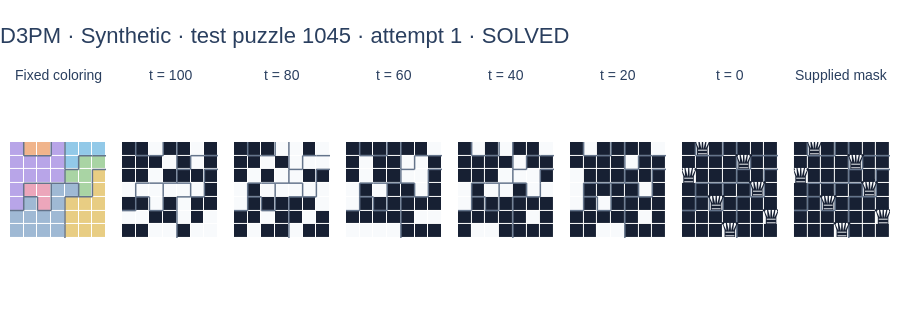
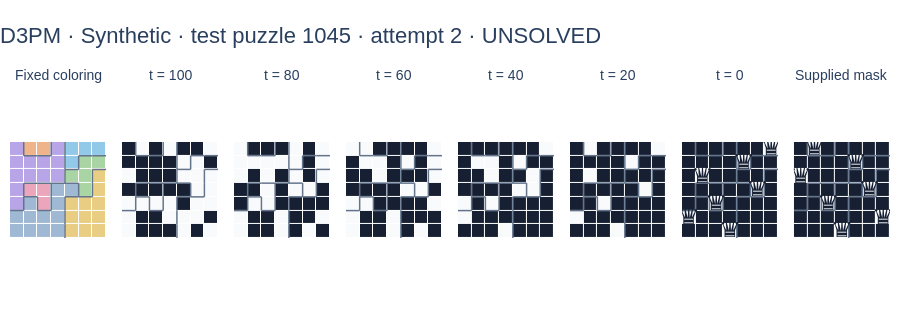

Notebook code cell kept with these figures, in order:
### Code cell
N_TRAJECTORY_PUZZLES = 3
TRAJECTORY_ATTEMPTS = 2
CAPTURE_STEPS = tuple(
    sorted(set(np.rint(np.linspace(0, GENERATION_STEPS, 6)).astype(int)))
)
trajectory_indices = splits["test"][:N_TRAJECTORY_PUZZLES]
trajectory_progress = widgets.IntProgress(
    value=0,
    max=len(trajectory_indices) * TRAJECTORY_ATTEMPTS * GENERATION_STEPS,
    description="Trajectories",
    style={"description_width": "initial"},
    layout=widgets.Layout(width="100%"),
)
display(trajectory_progress)
trajectory_records = []
for puzzle_index in trajectory_indices:
    for attempt in range(TRAJECTORY_ATTEMPTS):
        offset = len(trajectory_records) * GENERATION_STEPS

        def update_trajectory(done, total, offset=offset):
            trajectory_progress.value = offset + done

        final, snapshots = sample_queens(
            model,
            regions[puzzle_index],
            steps=GENERATION_STEPS,
            seed=SEED + 1000 + len(trajectory_records),
            capture_steps=CAPTURE_STEPS,
            progress=update_trajectory,
        )
        solved = bool(
            solution_checks(
                regions[puzzle_index],
                mask_to_tokens(final[0].numpy(), regions[puzzle_index]),
            )["solved"]
        )
        trajectory_records.append((puzzle_index, attempt, snapshots, solved))
trajectory_progress.bar_style = "success"

for puzzle_index, attempt, snapshots, solved in trajectory_records:
    titles = (
        ["Fixed coloring"]
        + [f"t = {GENERATION_STEPS - step}" for step in CAPTURE_STEPS]
        + ["Supplied mask"]
    )
    fig = make_subplots(
        rows=1, cols=len(titles), subplot_titles=titles, horizontal_spacing=0.018
    )
    add_board(fig, regions[puzzle_index], regions[puzzle_index], 1, 1)
    for col, step in enumerate(CAPTURE_STEPS, start=2):
        add_mask(
            fig,
            snapshots[step][0].numpy(),
            regions[puzzle_index],
            1,
            col,
            queens=step == GENERATION_STEPS,
        )
    add_mask(
        fig,
        queen_masks[puzzle_index],
        regions[puzzle_index],
        1,
        len(titles),
        queens=True,
    )
    source = puzzles["source_names"][puzzle_index]
    status = "SOLVED" if solved else "UNSOLVED"
    style_boards(
        fig,
        f"D3PM · {source} · test puzzle {puzzle_index} · attempt {attempt + 1} · {status}",
    ).show(config=PLOT_CONFIG)

### Figure 1 — Plotly figure (JSON) as saved in the notebook; plotly's stock layout.template omitted (floating-point values rounded to 4 significant figures)
{"data": [{"colorscale": [[0, "#B8A5E8"], [0.125, "#B8A5E8"], [0.125, "#F0B48B"], [0.25, "#F0B48B"], [0.25, "#92C9E8"], [0.375, "#92C9E8"], [0.375, "#A9D4A4"], [0.5, "#A9D4A4"], [0.5, "#E8CD83"], [0.625, "#E8CD83"], [0.625, "#ECA6BB"], [0.75, "#ECA6BB"], [0.75, "#9FB9D4"], [0.875, "#9FB9D4"], [0.875, "#F1F3F5"], [1, "#F1F3F5"]], "customdata": [[0, 1, 1, 0, 2, 2, 2], [0, 0, 0, 0, 2, 3, 3], [0, 0, 0, 0, 3, 3, 4], [0, 5, 5, 6, 6, 3, 4], [0, 6, 5, 6, 4, 4, 4], [6, 6, 6, 6, 4, 4, 4], [6, 6, 6, 6, 4, 4, 4]], "hovertemplate": "row=%{y}, col=%{x}<br>region=%{customdata}<br>token=%{z}<extra></extra>", "showscale": false, "type": "heatmap", "xaxis": "x", "xgap": 1, "yaxis": "y", "ygap": 1, "z": [[0, 1, 1, 0, 2, 2, 2], [0, 0, 0, 0, 2, 3, 3], [0, 0, 0, 0, 3, 3, 4], [0, 5, 5, 6, 6, 3, 4], [0, 6, 5, 6, 4, 4, 4], [6, 6, 6, 6, 4, 4, 4], [6, 6, 6, 6, 4, 4, 4]], "zmax": 7.5, "zmin": -0.5}, {"hoverinfo": "skip", "line": {"color": "#64748B", "width": 1.5}, "mode": "lines", "showlegend": false, "type": "scatter", "x": [0.5, 0.5, null, 0.5, 1.5, null, 2.5, 2.5, null, 1.5, 2.5, null, 3.5, 3.5, null, 4.5, 5.5, null, 5.5, 6.5, null, 3.5, 3.5, null, 4.5, 4.5, null, 3.5, 4.5, null, 5.5, 6.5, null, 0.5, 1.5, null, 1.5, 2.5, null, 3.5, 3.5, null, 2.5, 3.5, null, 3.5, 4.5, null, 5.5, 5.5, null, 0.5, 0.5, null, 0.5, 1.5, null, 2.5, 2.5, null, 4.5, 4.5, null, 3.5, 4.5, null, 5.5, 5.5, null, 4.5, 5.5, null, 0.5, 0.5, null, -0.5, 0.5, null, 1.5, 1.5, null, 2.5, 2.5, null, 1.5, 2.5, null, 3.5, 3.5, null, 3.5, 3.5, null, 3.5, 3.5, null], "xaxis": "x", "y": [-0.5, 0.5, null, 0.5, 0.5, null, -0.5, 0.5, null, 0.5, 0.5, null, -0.5, 0.5, null, 0.5, 0.5, null, 0.5, 0.5, null, 0.5, 1.5, null, 0.5, 1.5, null, 1.5, 1.5, null, 1.5, 1.5, null, 2.5, 2.5, null, 2.5, 2.5, null, 1.5, 2.5, null, 2.5, 2.5, null, 2.5, 2.5, null, 1.5, 2.5, null, 2.5, 3.5, null, 3.5, 3.5, null, 2.5, 3.5, null, 2.5, 3.5, null, 3.5, 3.5, null, 2.5, 3.5, null, 3.5, 3.5, null, 3.5, 4.5, null, 4.5, 4.5, null, 3.5, 4.5, null, 3.5, 4.5, null, 4.5, 4.5, null, 3.5, 4.5, null, 4.5, 5.5, null, 5.5, 6.5, null], "yaxis": "y"}, {"colorscale": [[0, "#172033"], [0.5, "#172033"], [0.5, "#F8FAFC"], [1, "#F8FAFC"]], "customdata": [[0, 1, 1, 0, 2, 2, 2], [0, 0, 0, 0, 2, 3, 3], [0, 0, 0, 0, 3, 3, 4], [0, 5, 5, 6, 6, 3, 4], [0, 6, 5, 6, 4, 4, 4], [6, 6, 6, 6, 4, 4, 4], [6, 6, 6, 6, 4, 4, 4]], "hovertemplate": "row=%{y}, col=%{x}<br>region=%{customdata}<br>queen=%{z}<extra></extra>", "showscale": false, "type": "heatmap", "xaxis": "x2", "xgap": 1, "yaxis": "y2", "ygap": 1, "z": [[0, 0, 1, 0, 0, 1, 0], [0, 0, 0, 1, 0, 1, 0], [0, 0, 1, 0, 0, 0, 0], [1, 1, 1, 1, 1, 1, 0], [0, 0, 1, 0, 1, 0, 0], [1, 1, 0, 0, 1, 0, 1], [0, 0, 1, 1, 0, 1, 1]], "zmax": 1.5, "zmin": -0.5}, {"hoverinfo": "skip", "line": {"color": "#64748B", "width": 1.5}, "mode": "lines", "showlegend": false, "type": "scatter", "x": [0.5, 0.5, null, 0.5, 1.5, null, 2.5, 2.5, null, 1.5, 2.5, null, 3.5, 3.5, null, 4.5, 5.5, null, 5.5, 6.5, null, 3.5, 3.5, null, 4.5, 4.5, null, 3.5, 4.5, null, 5.5, 6.5, null, 0.5, 1.5, null, 1.5, 2.5, null, 3.5, 3.5, null, 2.5, 3.5, null, 3.5, 4.5, null, 5.5, 5.5, null, 0.5, 0.5, null, 0.5, 1.5, null, 2.5, 2.5, null, 4.5, 4.5, null, 3.5, 4.5, null, 5.5, 5.5, null, 4.5, 5.5, null, 0.5, 0.5, null, -0.5, 0.5, null, 1.5, 1.5, null, 2.5, 2.5, null, 1.5, 2.5, null, 3.5, 3.5, null, 3.5, 3.5, null, 3.5, 3.5, null], "xaxis": "x2", "y": [-0.5, 0.5, null, 0.5, 0.5, null, -0.5, 0.5, null, 0.5, 0.5, null, -0.5, 0.5, null, 0.5, 0.5, null, 0.5, 0.5, null, 0.5, 1.5, null, 0.5, 1.5, null, 1.5, 1.5, null, 1.5, 1.5, null, 2.5, 2.5, null, 2.5, 2.5, null, 1.5, 2.5, null, 2.5, 2.5, null, 2.5, 2.5, null, 1.5, 2.5, null, 2.5, 3.5, null, 3.5, 3.5, null, 2.5, 3.5, null, 2.5, 3.5, null, 3.5, 3.5, null, 2.5, 3.5, null, 3.5, 3.5, null, 3.5, 4.5, null, 4.5, 4.5, null, 3.5, 4.5, null, 3.5, 4.5, null, 4.5, 4.5, null, 3.5, 4.5, null, 4.5, 5.5, null, 5.5, 6.5, null], "yaxis": "y2"}, {"colorscale": [[0, "#172033"], [0.5, "#172033"], [0.5, "#F8FAFC"], [1, "#F8FAFC"]], "customdata": [[0, 1, 1, 0, 2, 2, 2], [0, 0, 0, 0, 2, 3, 3], [0, 0, 0, 0, 3, 3, 4], [0, 5, 5, 6, 6, 3, 4], [0, 6, 5, 6, 4, 4, 4], [6, 6, 6, 6, 4, 4, 4], [6, 6, 6, 6, 4, 4, 4]], "hovertemplate": "row=%{y}, col=%{x}<br>region=%{customdata}<br>queen=%{z}<extra></extra>", "showscale": false, "type": "heatmap", "xaxis": "x3", "xgap": 1, "yaxis": "y3", "ygap": 1, "z": [[0, 0, 0, 1, 1, 0, 1], [0, 0, 1, 0, 1, 1, 1], [0, 1, 0, 1, 1, 0, 0], [1, 0, 1, 1, 1, 1, 1], [1, 0, 0, 0, 0, 0, 1], [0, 0, 1, 0, 0, 1, 0], [0, 1, 0, 0, 1, 0, 0]], "zmax": 1.5, "zmin": -0.5}, {"hoverinfo": "skip", "line": {"color": "#64748B", "width": 1.5}, "mode": "lines", "showlegend": false, "type": "scatter", "x": [0.5, 0.5, null, 0.5, 1.5, null, 2.5, 2.5, null, 1.5, 2.5, null, 3.5, 3.5, null, 4.5, 5.5, null, 5.5, 6.5, null, 3.5, 3.5, null, 4.5, 4.5, null, 3.5, 4.5, null, 5.5, 6.5, null, 0.5, 1.5, null, 1.5, 2.5, null, 3.5, 3.5, null, 2.5, 3.5, null, 3.5, 4.5, null, 5.5, 5.5, null, 0.5, 0.5, null, 0.5, 1.5, null, 2.5, 2.5, null, 4.5, 4.5, null, 3.5, 4.5, null, 5.5, 5.5, null, 4.5, 5.5, null, 0.5, 0.5, null, -0.5, 0.5, null, 1.5, 1.5, null, 2.5, 2.5, null, 1.5, 2.5, null, 3.5, 3.5, null, 3.5, 3.5, null, 3.5, 3.5, null], "xaxis": "x3", "y": [-0.5, 0.5, null, 0.5, 0.5, null, -0.5, 0.5, null, 0.5, 0.5, null, -0.5, 0.5, null, 0.5, 0.5, null, 0.5, 0.5, null, 0.5, 1.5, null, 0.5, 1.5, null, 1.5, 1.5, null, 1.5, 1.5, null, 2.5, 2.5, null, 2.5, 2.5, null, 1.5, 2.5, null, 2.5, 2.5, null, 2.5, 2.5, null, 1.5, 2.5, null, 2.5, 3.5, null, 3.5, 3.5, null, 2.5, 3.5, null, 2.5, 3.5, null, 3.5, 3.5, null, 2.5, 3.5, null, 3.5, 3.5, null, 3.5, 4.5, null, 4.5, 4.5, null, 3.5, 4.5, null, 3.5, 4.5, null, 4.5, 4.5, null, 3.5, 4.5, null, 4.5, 5.5, null, 5.5, 6.5, null], "yaxis": "y3"}, {"colorscale": [[0, "#172033"], [0.5, "#172033"], [0.5, "#F8FAFC"], [1, "#F8FAFC"]], "customdata": [[0, 1, 1, 0, 2, 2, 2], [0, 0, 0, 0, 2, 3, 3], [0, 0, 0, 0, 3, 3, 4], [0, 5, 5, 6, 6, 3, 4], [0, 6, 5, 6, 4, 4, 4], [6, 6, 6, 6, 4, 4, 4], [6, 6, 6, 6, 4, 4, 4]], "hovertemplate": "row=%{y}, col=%{x}<br>region=%{customdata}<br>queen=%{z}<extra></extra>", "showscale": false, "type": "heatmap", "xaxis": "x4", "xgap": 1, "yaxis": "y4", "ygap": 1, "z": [[0, 0, 0, 0, 0, 0, 1], [0, 1, 0, 0, 1, 1, 0], [0, 1, 0, 0, 1, 1, 0], [1, 0, 1, 0, 0, 1, 0], [1, 0, 0, 0, 0, 0, 0], [0, 0, 0, 0, 0, 1, 1], [1, 1, 1, 1, 0, 0, 0]], "zmax": 1.5, "zmin": -0.5}, {"hoverinfo": "skip", "line": {"color": "#64748B", "width": 1.5}, "mode": "lines", "showlegend": false, "type": "scatter", "x": [0.5, 0.5, null, 0.5, 1.5, null, 2.5, 2.5, null, 1.5, 2.5, null, 3.5, 3.5, null, 4.5, 5.5, null, 5.5, 6.5, null, 3.5, 3.5, null, 4.5, 4.5, null, 3.5, 4.5, null, 5.5, 6.5, null, 0.5, 1.5, null, 1.5, 2.5, null, 3.5, 3.5, null, 2.5, 3.5, null, 3.5, 4.5, null, 5.5, 5.5, null, 0.5, 0.5, null, 0.5, 1.5, null, 2.5, 2.5, null, 4.5, 4.5, null, 3.5, 4.5, null, 5.5, 5.5, null, 4.5, 5.5, null, 0.5, 0.5, null, -0.5, 0.5, null, 1.5, 1.5, null, 2.5, 2.5, null, 1.5, 2.5, null, 3.5, 3.5, null, 3.5, 3.5, null, 3.5, 3.5, null], "xaxis": "x4", "y": [-0.5, 0.5, null, 0.5, 0.5, null, -0.5, 0.5, null, 0.5, 0.5, null, -0.5, 0.5, null, 0.5, 0.5, null, 0.5, 0.5, null, 0.5, 1.5, null, 0.5, 1.5, null, 1.5, 1.5, null, 1.5, 1.5, null, 2.5, 2.5, null, 2.5, 2.5, null, 1.5, 2.5, null, 2.5, 2.5, null, 2.5, 2.5, null, 1.5, 2.5, null, 2.5, 3.5, null, 3.5, 3.5, null, 2.5, 3.5, null, 2.5, 3.5, null, 3.5, 3.5, null, 2.5, 3.5, null, 3.5, 3.5, null, 3.5, 4.5, null, 4.5, 4.5, null, 3.5, 4.5, null, 3.5, 4.5, null, 4.5, 4.5, null, 3.5, 4.5, null, 4.5, 5.5, null, 5.5, 6.5, null], "yaxis": "y4"}, {"colorscale": [[0, "#172033"], [0.5, "#172033"], [0.5, "#F8FAFC"], [1, "#F8FAFC"]], "customdata": [[0, 1, 1, 0, 2, 2, 2], [0, 0, 0, 0, 2, 3, 3], [0, 0, 0, 0, 3, 3, 4], [0, 5, 5, 6, 6, 3, 4], [0, 6, 5, 6, 4, 4, 4], [6, 6, 6, 6, 4, 4, 4], [6, 6, 6, 6, 4, 4, 4]], "hovertemplate": "row=%{y}, col=%{x}<br>region=%{customdata}<br>queen=%{z}<extra></extra>", "showscale": false, "type": "heatmap", "xaxis": "x5", "xgap": 1, "yaxis": "y5", "ygap": 1, "z": [[0, 1, 0, 1, 0, 0, 1], [0, 0, 0, 0, 1, 0, 0], [0, 0, 0, 1, 1, 1, 0], [1, 0, 1, 1, 0, 1, 1], [1, 0, 0, 0, 0, 0, 0], [0, 0, 0, 0, 0, 1, 0], [0, 1, 1, 0, 0, 0, 0]], "zmax": 1.5, "zmin": -0.5}, {"hoverinfo": "skip", "line": {"color": "#64748B", "width": 1.5}, "mode": "lines", "showlegend": false, "type": "scatter", "x": [0.5, 0.5, null, 0.5, 1.5, null, 2.5, 2.5, null, 1.5, 2.5, null, 3.5, 3.5, null, 4.5, 5.5, null, 5.5, 6.5, null, 3.5, 3.5, null, 4.5, 4.5, null, 3.5, 4.5, null, 5.5, 6.5, null, 0.5, 1.5, null, 1.5, 2.5, null, 3.5, 3.5, null, 2.5, 3.5, null, 3.5, 4.5, null, 5.5, 5.5, null, 0.5, 0.5, null, 0.5, 1.5, null, 2.5, 2.5, null, 4.5, 4.5, null, 3.5, 4.5, null, 5.5, 5.5, null, 4.5, 5.5, null, 0.5, 0.5, null, -0.5, 0.5, null, 1.5, 1.5, null, 2.5, 2.5, null, 1.5, 2.5, null, 3.5, 3.5, null, 3.5, 3.5, null, 3.5, 3.5, null], "xaxis": "x5", "y": [-0.5, 0.5, null, 0.5, 0.5, null, -0.5, 0.5, null, 0.5, 0.5, null, -0.5, 0.5, null, 0.5, 0.5, null, 0.5, 0.5, null, 0.5, 1.5, null, 0.5, 1.5, null, 1.5, 1.5, null, 1.5, 1.5, null, 2.5, 2.5, null, 2.5, 2.5, null, 1.5, 2.5, null, 2.5, 2.5, null, 2.5, 2.5, null, 1.5, 2.5, null, 2.5, 3.5, null, 3.5, 3.5, null, 2.5, 3.5, null, 2.5, 3.5, null, 3.5, 3.5, null, 2.5, 3.5, null, 3.5, 3.5, null, 3.5, 4.5, null, 4.5, 4.5, null, 3.5, 4.5, null, 3.5, 4.5, null, 4.5, 4.5, null, 3.5, 4.5, null, 4.5, 5.5, null, 5.5, 6.5, null], "yaxis": "y5"}, {"colorscale": [[0, "#172033"], [0.5, "#172033"], [0.5, "#F8FAFC"], [1, "#F8FAFC"]], "customdata": [[0, 1, 1, 0, 2, 2, 2], [0, 0, 0, 0, 2, 3, 3], [0, 0, 0, 0, 3, 3, 4], [0, 5, 5, 6, 6, 3, 4], [0, 6, 5, 6, 4, 4, 4], [6, 6, 6, 6, 4, 4, 4], [6, 6, 6, 6, 4, 4, 4]], "hovertemplate": "row=%{y}, col=%{x}<br>region=%{customdata}<br>queen=%{z}<extra></extra>", "showscale": false, "type": "heatmap", "xaxis": "x6", "xgap": 1, "yaxis": "y6", "ygap": 1, "z": [[0, 1, 0, 0, 0, 0, 1], [0, 0, 0, 0, 1, 0, 0], [1, 0, 0, 0, 0, 0, 0], [1, 0, 0, 0, 0, 1, 0], [1, 0, 1, 0, 0, 0, 0], [0, 0, 0, 0, 0, 1, 0], [0, 0, 1, 1, 0, 0, 0]], "zmax": 1.5, "zmin": -0.5}, {"hoverinfo": "skip", "line": {"color": "#64748B", "width": 1.5}, "mode": "lines", "showlegend": false, "type": "scatter", "x": [0.5, 0.5, null, 0.5, 1.5, null, 2.5, 2.5, null, 1.5, 2.5, null, 3.5, 3.5, null, 4.5, 5.5, null, 5.5, 6.5, null, 3.5, 3.5, null, 4.5, 4.5, null, 3.5, 4.5, null, 5.5, 6.5, null, 0.5, 1.5, null, 1.5, 2.5, null, 3.5, 3.5, null, 2.5, 3.5, null, 3.5, 4.5, null, 5.5, 5.5, null, 0.5, 0.5, null, 0.5, 1.5, null, 2.5, 2.5, null, 4.5, 4.5, null, 3.5, 4.5, null, 5.5, 5.5, null, 4.5, 5.5, null, 0.5, 0.5, null, -0.5, 0.5, null, 1.5, 1.5, null, 2.5, 2.5, null, 1.5, 2.5, null, 3.5, 3.5, null, 3.5, 3.5, null, 3.5, 3.5, null], "xaxis": "x6", "y": [-0.5, 0.5, null, 0.5, 0.5, null, -0.5, 0.5, null, 0.5, 0.5, null, -0.5, 0.5, null, 0.5, 0.5, null, 0.5, 0.5, null, 0.5, 1.5, null, 0.5, 1.5, null, 1.5, 1.5, null, 1.5, 1.5, null, 2.5, 2.5, null, 2.5, 2.5, null, 1.5, 2.5, null, 2.5, 2.5, null, 2.5, 2.5, null, 1.5, 2.5, null, 2.5, 3.5, null, 3.5, 3.5, null, 2.5, 3.5, null, 2.5, 3.5, null, 3.5, 3.5, null, 2.5, 3.5, null, 3.5, 3.5, null, 3.5, 4.5, null, 4.5, 4.5, null, 3.5, 4.5, null, 3.5, 4.5, null, 4.5, 4.5, null, 3.5, 4.5, null, 4.5, 5.5, null, 5.5, 6.5, null], "yaxis": "y6"}, {"colorscale": [[0, "#172033"], [0.5, "#172033"], [0.5, "#F8FAFC"], [1, "#F8FAFC"]], "customdata": [[0, 1, 1, 0, 2, 2, 2], [0, 0, 0, 0, 2, 3, 3], [0, 0, 0, 0, 3, 3, 4], [0, 5, 5, 6, 6, 3, 4], [0, 6, 5, 6, 4, 4, 4], [6, 6, 6, 6, 4, 4, 4], [6, 6, 6, 6, 4, 4, 4]], "hovertemplate": "row=%{y}, col=%{x}<br>region=%{customdata}<br>queen=%{z}<extra></extra>", "showscale": false, "type": "heatmap", "xaxis": "x7", "xgap": 1, "yaxis": "y7", "ygap": 1, "z": [[0, 1, 0, 0, 0, 0, 0], [0, 0, 0, 0, 1, 0, 0], [1, 0, 0, 0, 0, 0, 0], [0, 0, 0, 0, 0, 1, 0], [0, 0, 1, 0, 0, 0, 0], [0, 0, 0, 0, 0, 0, 1], [0, 0, 0, 1, 0, 0, 0]], "zmax": 1.5, "zmin": -0.5}, {"hoverinfo": "skip", "line": {"color": "#64748B", "width": 1.5}, "mode": "lines", "showlegend": false, "type": "scatter", "x": [0.5, 0.5, null, 0.5, 1.5, null, 2.5, 2.5, null, 1.5, 2.5, null, 3.5, 3.5, null, 4.5, 5.5, null, 5.5, 6.5, null, 3.5, 3.5, null, 4.5, 4.5, null, 3.5, 4.5, null, 5.5, 6.5, null, 0.5, 1.5, null, 1.5, 2.5, null, 3.5, 3.5, null, 2.5, 3.5, null, 3.5, 4.5, null, 5.5, 5.5, null, 0.5, 0.5, null, 0.5, 1.5, null, 2.5, 2.5, null, 4.5, 4.5, null, 3.5, 4.5, null, 5.5, 5.5, null, 4.5, 5.5, null, 0.5, 0.5, null, -0.5, 0.5, null, 1.5, 1.5, null, 2.5, 2.5, null, 1.5, 2.5, null, 3.5, 3.5, null, 3.5, 3.5, null, 3.5, 3.5, null], "xaxis": "x7", "y": [-0.5, 0.5, null, 0.5, 0.5, null, -0.5, 0.5, null, 0.5, 0.5, null, -0.5, 0.5, null, 0.5, 0.5, null, 0.5, 0.5, null, 0.5, 1.5, null, 0.5, 1.5, null, 1.5, 1.5, null, 1.5, 1.5, null, 2.5, 2.5, null, 2.5, 2.5, null, 1.5, 2.5, null, 2.5, 2.5, null, 2.5, 2.5, null, 1.5, 2.5, null, 2.5, 3.5, null, 3.5, 3.5, null, 2.5, 3.5, null, 2.5, 3.5, null, 3.5, 3.5, null, 2.5, 3.5, null, 3.5, 3.5, null, 3.5, 4.5, null, 4.5, 4.5, null, 3.5, 4.5, null, 3.5, 4.5, null, 4.5, 4.5, null, 3.5, 4.5, null, 4.5, 5.5, null, 5.5, 6.5, null], "yaxis": "y7"}, {"hoverinfo": "skip", "mode": "text", "showlegend": false, "text": ["♛", "♛", "♛", "♛", "♛", "♛", "♛"], "textfont": {"color": "#172033", "size": 25}, "type": "scatter", "x": [1, 4, 0, 5, 2, 6, 3], "xaxis": "x7", "y": [0, 1, 2, 3, 4, 5, 6], "yaxis": "y7"}, {"colorscale": [[0, "#172033"], [0.5, "#172033"], [0.5, "#F8FAFC"], [1, "#F8FAFC"]], "customdata": [[0, 1, 1, 0, 2, 2, 2], [0, 0, 0, 0, 2, 3, 3], [0, 0, 0, 0, 3, 3, 4], [0, 5, 5, 6, 6, 3, 4], [0, 6, 5, 6, 4, 4, 4], [6, 6, 6, 6, 4, 4, 4], [6, 6, 6, 6, 4, 4, 4]], "hovertemplate": "row=%{y}, col=%{x}<br>region=%{customdata}<br>queen=%{z}<extra></extra>", "showscale": false, "type": "heatmap", "xaxis": "x8", "xgap": 1, "yaxis": "y8", "ygap": 1, "z": [[0, 1, 0, 0, 0, 0, 0], [0, 0, 0, 0, 1, 0, 0], [1, 0, 0, 0, 0, 0, 0], [0, 0, 0, 0, 0, 1, 0], [0, 0, 1, 0, 0, 0, 0], [0, 0, 0, 0, 0, 0, 1], [0, 0, 0, 1, 0, 0, 0]], "zmax": 1.5, "zmin": -0.5}, {"hoverinfo": "skip", "line": {"color": "#64748B", "width": 1.5}, "mode": "lines", "showlegend": false, "type": "scatter", "x": [0.5, 0.5, null, 0.5, 1.5, null, 2.5, 2.5, null, 1.5, 2.5, null, 3.5, 3.5, null, 4.5, 5.5, null, 5.5, 6.5, null, 3.5, 3.5, null, 4.5, 4.5, null, 3.5, 4.5, null, 5.5, 6.5, null, 0.5, 1.5, null, 1.5, 2.5, null, 3.5, 3.5, null, 2.5, 3.5, null, 3.5, 4.5, null, 5.5, 5.5, null, 0.5, 0.5, null, 0.5, 1.5, null, 2.5, 2.5, null, 4.5, 4.5, null, 3.5, 4.5, null, 5.5, 5.5, null, 4.5, 5.5, null, 0.5, 0.5, null, -0.5, 0.5, null, 1.5, 1.5, null, 2.5, 2.5, null, 1.5, 2.5, null, 3.5, 3.5, null, 3.5, 3.5, null, 3.5, 3.5, null], "xaxis": "x8", "y": [-0.5, 0.5, null, 0.5, 0.5, null, -0.5, 0.5, null, 0.5, 0.5, null, -0.5, 0.5, null, 0.5, 0.5, null, 0.5, 0.5, null, 0.5, 1.5, null, 0.5, 1.5, null, 1.5, 1.5, null, 1.5, 1.5, null, 2.5, 2.5, null, 2.5, 2.5, null, 1.5, 2.5, null, 2.5, 2.5, null, 2.5, 2.5, null, 1.5, 2.5, null, 2.5, 3.5, null, 3.5, 3.5, null, 2.5, 3.5, null, 2.5, 3.5, null, 3.5, 3.5, null, 2.5, 3.5, null, 3.5, 3.5, null, 3.5, 4.5, null, 4.5, 4.5, null, 3.5, 4.5, null, 3.5, 4.5, null, 4.5, 4.5, null, 3.5, 4.5, null, 4.5, 5.5, null, 5.5, 6.5, null], "yaxis": "y8"}, {"hoverinfo": "skip", "mode": "text", "showlegend": false, "text": ["♛", "♛", "♛", "♛", "♛", "♛", "♛"], "textfont": {"color": "#172033", "size": 25}, "type": "scatter", "x": [1, 4, 0, 5, 2, 6, 3], "xaxis": "x8", "y": [0, 1, 2, 3, 4, 5, 6], "yaxis": "y8"}], "layout": {"annotations": [{"font": {"size": 14}, "showarrow": false, "text": "Fixed coloring", "x": 0.05462, "xanchor": "center", "xref": "paper", "y": 1, "yanchor": "bottom", "yref": "paper"}, {"font": {"size": 14}, "showarrow": false, "text": "t = 100", "x": 0.1819, "xanchor": "center", "xref": "paper", "y": 1, "yanchor": "bottom", "yref": "paper"}, {"font": {"size": 14}, "showarrow": false, "text": "t = 80", "x": 0.3091, "xanchor": "center", "xref": "paper", "y": 1, "yanchor": "bottom", "yref": "paper"}, {"font": {"size": 14}, "showarrow": false, "text": "t = 60", "x": 0.4364, "xanchor": "center", "xref": "paper", "y": 1, "yanchor": "bottom", "yref": "paper"}, {"font": {"size": 14}, "showarrow": false, "text": "t = 40", "x": 0.5636, "xanchor": "center", "xref": "paper", "y": 1, "yanchor": "bottom", "yref": "paper"}, {"font": {"size": 14}, "showarrow": false, "text": "t = 20", "x": 0.6909, "xanchor": "center", "xref": "paper", "y": 1, "yanchor": "bottom", "yref": "paper"}, {"font": {"size": 14}, "showarrow": false, "text": "t = 0", "x": 0.8181, "xanchor": "center", "xref": "paper", "y": 1, "yanchor": "bottom", "yref": "paper"}, {"font": {"size": 14}, "showarrow": false, "text": "Supplied mask", "x": 0.9454, "xanchor": "center", "xref": "paper", "y": 1, "yanchor": "bottom", "yref": "paper"}], "autosize": true, "font": {"family": "Arial, sans-serif", "size": 15}, "height": 315, "margin": {"b": 20, "l": 10, "r": 10, "t": 85}, "showlegend": false, "title": {"font": {"size": 22}, "text": "D3PM · Synthetic · test puzzle 1045 · attempt 1 · SOLVED", "x": 0}, "xaxis": {"anchor": "y", "constrain": "domain", "domain": [0, 0.1092], "fixedrange": true, "range": [-0.5, 6.5], "showgrid": false, "showticklabels": false, "zeroline": false}, "xaxis2": {"anchor": "y2", "constrain": "domain", "domain": [0.1273, 0.2365], "fixedrange": true, "range": [-0.5, 6.5], "showgrid": false, "showticklabels": false, "zeroline": false}, "xaxis3": {"anchor": "y3", "constrain": "domain", "domain": [0.2545, 0.3638], "fixedrange": true, "range": [-0.5, 6.5], "showgrid": false, "showticklabels": false, "zeroline": false}, "xaxis4": {"anchor": "y4", "constrain": "domain", "domain": [0.3817, 0.491], "fixedrange": true, "range": [-0.5, 6.5], "showgrid": false, "showticklabels": false, "zeroline": false}, "xaxis5": {"anchor": "y5", "constrain": "domain", "domain": [0.509, 0.6182], "fixedrange": true, "range": [-0.5, 6.5], "showgrid": false, "showticklabels": false, "zeroline": false}, "xaxis6": {"anchor": "y6", "constrain": "domain", "domain": [0.6362, 0.7455], "fixedrange": true, "range": [-0.5, 6.5], "showgrid": false, "showticklabels": false, "zeroline": false}, "xaxis7": {"anchor": "y7", "constrain": "domain", "domain": [0.7635, 0.8727], "fixedrange": true, "range": [-0.5, 6.5], "showgrid": false, "showticklabels": false, "zeroline": false}, "xaxis8": {"anchor": "y8", "constrain": "domain", "domain": [0.8908, 1], "fixedrange": true, "range": [-0.5, 6.5], "showgrid": false, "showticklabels": false, "zeroline": false}, "yaxis": {"anchor": "x", "constrain": "domain", "domain": [0, 1], "fixedrange": true, "range": [6.5, -0.5], "scaleanchor": "x", "scaleratio": 1, "showgrid": false, "showticklabels": false, "zeroline": false}, "yaxis2": {"anchor": "x2", "constrain": "domain", "domain": [0, 1], "fixedrange": true, "range": [6.5, -0.5], "scaleanchor": "x2", "scaleratio": 1, "showgrid": false, "showticklabels": false, "zeroline": false}, "yaxis3": {"anchor": "x3", "constrain": "domain", "domain": [0, 1], "fixedrange": true, "range": [6.5, -0.5], "scaleanchor": "x3", "scaleratio": 1, "showgrid": false, "showticklabels": false, "zeroline": false}, "yaxis4": {"anchor": "x4", "constrain": "domain", "domain": [0, 1], "fixedrange": true, "range": [6.5, -0.5], "scaleanchor": "x4", "scaleratio": 1, "showgrid": false, "showticklabels": false, "zeroline": false}, "yaxis5": {"anchor": "x5", "constrain": "domain", "domain": [0, 1], "fixedrange": true, "range": [6.5, -0.5], "scaleanchor": "x5", "scaleratio": 1, "showgrid": false, "showticklabels": false, "zeroline": false}, "yaxis6": {"anchor": "x6", "constrain": "domain", "domain": [0, 1], "fixedrange": true, "range": [6.5, -0.5], "scaleanchor": "x6", "scaleratio": 1, "showgrid": false, "showticklabels": false, "zeroline": false}, "yaxis7": {"anchor": "x7", "constrain": "domain", "domain": [0, 1], "fixedrange": true, "range": [6.5, -0.5], "scaleanchor": "x7", "scaleratio": 1, "showgrid": false, "showticklabels": false, "zeroline": false}, "yaxis8": {"anchor": "x8", "constrain": "domain", "domain": [0, 1], "fixedrange": true, "range": [6.5, -0.5], "scaleanchor": "x8", "scaleratio": 1, "showgrid": false, "showticklabels": false, "zeroline": false}}}

### Figure 2 — Plotly figure (JSON) as saved in the notebook; plotly's stock layout.template omitted (floating-point values rounded to 4 significant figures)
{"data": [{"colorscale": [[0, "#B8A5E8"], [0.125, "#B8A5E8"], [0.125, "#F0B48B"], [0.25, "#F0B48B"], [0.25, "#92C9E8"], [0.375, "#92C9E8"], [0.375, "#A9D4A4"], [0.5, "#A9D4A4"], [0.5, "#E8CD83"], [0.625, "#E8CD83"], [0.625, "#ECA6BB"], [0.75, "#ECA6BB"], [0.75, "#9FB9D4"], [0.875, "#9FB9D4"], [0.875, "#F1F3F5"], [1, "#F1F3F5"]], "customdata": [[0, 1, 1, 0, 2, 2, 2], [0, 0, 0, 0, 2, 3, 3], [0, 0, 0, 0, 3, 3, 4], [0, 5, 5, 6, 6, 3, 4], [0, 6, 5, 6, 4, 4, 4], [6, 6, 6, 6, 4, 4, 4], [6, 6, 6, 6, 4, 4, 4]], "hovertemplate": "row=%{y}, col=%{x}<br>region=%{customdata}<br>token=%{z}<extra></extra>", "showscale": false, "type": "heatmap", "xaxis": "x", "xgap": 1, "yaxis": "y", "ygap": 1, "z": [[0, 1, 1, 0, 2, 2, 2], [0, 0, 0, 0, 2, 3, 3], [0, 0, 0, 0, 3, 3, 4], [0, 5, 5, 6, 6, 3, 4], [0, 6, 5, 6, 4, 4, 4], [6, 6, 6, 6, 4, 4, 4], [6, 6, 6, 6, 4, 4, 4]], "zmax": 7.5, "zmin": -0.5}, {"hoverinfo": "skip", "line": {"color": "#64748B", "width": 1.5}, "mode": "lines", "showlegend": false, "type": "scatter", "x": [0.5, 0.5, null, 0.5, 1.5, null, 2.5, 2.5, null, 1.5, 2.5, null, 3.5, 3.5, null, 4.5, 5.5, null, 5.5, 6.5, null, 3.5, 3.5, null, 4.5, 4.5, null, 3.5, 4.5, null, 5.5, 6.5, null, 0.5, 1.5, null, 1.5, 2.5, null, 3.5, 3.5, null, 2.5, 3.5, null, 3.5, 4.5, null, 5.5, 5.5, null, 0.5, 0.5, null, 0.5, 1.5, null, 2.5, 2.5, null, 4.5, 4.5, null, 3.5, 4.5, null, 5.5, 5.5, null, 4.5, 5.5, null, 0.5, 0.5, null, -0.5, 0.5, null, 1.5, 1.5, null, 2.5, 2.5, null, 1.5, 2.5, null, 3.5, 3.5, null, 3.5, 3.5, null, 3.5, 3.5, null], "xaxis": "x", "y": [-0.5, 0.5, null, 0.5, 0.5, null, -0.5, 0.5, null, 0.5, 0.5, null, -0.5, 0.5, null, 0.5, 0.5, null, 0.5, 0.5, null, 0.5, 1.5, null, 0.5, 1.5, null, 1.5, 1.5, null, 1.5, 1.5, null, 2.5, 2.5, null, 2.5, 2.5, null, 1.5, 2.5, null, 2.5, 2.5, null, 2.5, 2.5, null, 1.5, 2.5, null, 2.5, 3.5, null, 3.5, 3.5, null, 2.5, 3.5, null, 2.5, 3.5, null, 3.5, 3.5, null, 2.5, 3.5, null, 3.5, 3.5, null, 3.5, 4.5, null, 4.5, 4.5, null, 3.5, 4.5, null, 3.5, 4.5, null, 4.5, 4.5, null, 3.5, 4.5, null, 4.5, 5.5, null, 5.5, 6.5, null], "yaxis": "y"}, {"colorscale": [[0, "#172033"], [0.5, "#172033"], [0.5, "#F8FAFC"], [1, "#F8FAFC"]], "customdata": [[0, 1, 1, 0, 2, 2, 2], [0, 0, 0, 0, 2, 3, 3], [0, 0, 0, 0, 3, 3, 4], [0, 5, 5, 6, 6, 3, 4], [0, 6, 5, 6, 4, 4, 4], [6, 6, 6, 6, 4, 4, 4], [6, 6, 6, 6, 4, 4, 4]], "hovertemplate": "row=%{y}, col=%{x}<br>region=%{customdata}<br>queen=%{z}<extra></extra>", "showscale": false, "type": "heatmap", "xaxis": "x2", "xgap": 1, "yaxis": "y2", "ygap": 1, "z": [[0, 1, 0, 1, 0, 0, 1], [0, 0, 0, 0, 1, 1, 0], [1, 0, 0, 0, 1, 1, 1], [0, 0, 0, 0, 0, 1, 1], [1, 1, 1, 1, 0, 1, 1], [1, 0, 0, 1, 1, 1, 0], [1, 0, 0, 0, 1, 0, 1]], "zmax": 1.5, "zmin": -0.5}, {"hoverinfo": "skip", "line": {"color": "#64748B", "width": 1.5}, "mode": "lines", "showlegend": false, "type": "scatter", "x": [0.5, 0.5, null, 0.5, 1.5, null, 2.5, 2.5, null, 1.5, 2.5, null, 3.5, 3.5, null, 4.5, 5.5, null, 5.5, 6.5, null, 3.5, 3.5, null, 4.5, 4.5, null, 3.5, 4.5, null, 5.5, 6.5, null, 0.5, 1.5, null, 1.5, 2.5, null, 3.5, 3.5, null, 2.5, 3.5, null, 3.5, 4.5, null, 5.5, 5.5, null, 0.5, 0.5, null, 0.5, 1.5, null, 2.5, 2.5, null, 4.5, 4.5, null, 3.5, 4.5, null, 5.5, 5.5, null, 4.5, 5.5, null, 0.5, 0.5, null, -0.5, 0.5, null, 1.5, 1.5, null, 2.5, 2.5, null, 1.5, 2.5, null, 3.5, 3.5, null, 3.5, 3.5, null, 3.5, 3.5, null], "xaxis": "x2", "y": [-0.5, 0.5, null, 0.5, 0.5, null, -0.5, 0.5, null, 0.5, 0.5, null, -0.5, 0.5, null, 0.5, 0.5, null, 0.5, 0.5, null, 0.5, 1.5, null, 0.5, 1.5, null, 1.5, 1.5, null, 1.5, 1.5, null, 2.5, 2.5, null, 2.5, 2.5, null, 1.5, 2.5, null, 2.5, 2.5, null, 2.5, 2.5, null, 1.5, 2.5, null, 2.5, 3.5, null, 3.5, 3.5, null, 2.5, 3.5, null, 2.5, 3.5, null, 3.5, 3.5, null, 2.5, 3.5, null, 3.5, 3.5, null, 3.5, 4.5, null, 4.5, 4.5, null, 3.5, 4.5, null, 3.5, 4.5, null, 4.5, 4.5, null, 3.5, 4.5, null, 4.5, 5.5, null, 5.5, 6.5, null], "yaxis": "y2"}, {"colorscale": [[0, "#172033"], [0.5, "#172033"], [0.5, "#F8FAFC"], [1, "#F8FAFC"]], "customdata": [[0, 1, 1, 0, 2, 2, 2], [0, 0, 0, 0, 2, 3, 3], [0, 0, 0, 0, 3, 3, 4], [0, 5, 5, 6, 6, 3, 4], [0, 6, 5, 6, 4, 4, 4], [6, 6, 6, 6, 4, 4, 4], [6, 6, 6, 6, 4, 4, 4]], "hovertemplate": "row=%{y}, col=%{x}<br>region=%{customdata}<br>queen=%{z}<extra></extra>", "showscale": false, "type": "heatmap", "xaxis": "x3", "xgap": 1, "yaxis": "y3", "ygap": 1, "z": [[1, 0, 0, 0, 1, 0, 1], [1, 1, 1, 1, 1, 0, 1], [1, 0, 1, 0, 1, 0, 1], [0, 0, 1, 0, 1, 1, 0], [0, 1, 1, 0, 0, 0, 0], [1, 0, 0, 1, 0, 0, 1], [1, 0, 0, 1, 0, 1, 0]], "zmax": 1.5, "zmin": -0.5}, {"hoverinfo": "skip", "line": {"color": "#64748B", "width": 1.5}, "mode": "lines", "showlegend": false, "type": "scatter", "x": [0.5, 0.5, null, 0.5, 1.5, null, 2.5, 2.5, null, 1.5, 2.5, null, 3.5, 3.5, null, 4.5, 5.5, null, 5.5, 6.5, null, 3.5, 3.5, null, 4.5, 4.5, null, 3.5, 4.5, null, 5.5, 6.5, null, 0.5, 1.5, null, 1.5, 2.5, null, 3.5, 3.5, null, 2.5, 3.5, null, 3.5, 4.5, null, 5.5, 5.5, null, 0.5, 0.5, null, 0.5, 1.5, null, 2.5, 2.5, null, 4.5, 4.5, null, 3.5, 4.5, null, 5.5, 5.5, null, 4.5, 5.5, null, 0.5, 0.5, null, -0.5, 0.5, null, 1.5, 1.5, null, 2.5, 2.5, null, 1.5, 2.5, null, 3.5, 3.5, null, 3.5, 3.5, null, 3.5, 3.5, null], "xaxis": "x3", "y": [-0.5, 0.5, null, 0.5, 0.5, null, -0.5, 0.5, null, 0.5, 0.5, null, -0.5, 0.5, null, 0.5, 0.5, null, 0.5, 0.5, null, 0.5, 1.5, null, 0.5, 1.5, null, 1.5, 1.5, null, 1.5, 1.5, null, 2.5, 2.5, null, 2.5, 2.5, null, 1.5, 2.5, null, 2.5, 2.5, null, 2.5, 2.5, null, 1.5, 2.5, null, 2.5, 3.5, null, 3.5, 3.5, null, 2.5, 3.5, null, 2.5, 3.5, null, 3.5, 3.5, null, 2.5, 3.5, null, 3.5, 3.5, null, 3.5, 4.5, null, 4.5, 4.5, null, 3.5, 4.5, null, 3.5, 4.5, null, 4.5, 4.5, null, 3.5, 4.5, null, 4.5, 5.5, null, 5.5, 6.5, null], "yaxis": "y3"}, {"colorscale": [[0, "#172033"], [0.5, "#172033"], [0.5, "#F8FAFC"], [1, "#F8FAFC"]], "customdata": [[0, 1, 1, 0, 2, 2, 2], [0, 0, 0, 0, 2, 3, 3], [0, 0, 0, 0, 3, 3, 4], [0, 5, 5, 6, 6, 3, 4], [0, 6, 5, 6, 4, 4, 4], [6, 6, 6, 6, 4, 4, 4], [6, 6, 6, 6, 4, 4, 4]], "hovertemplate": "row=%{y}, col=%{x}<br>region=%{customdata}<br>queen=%{z}<extra></extra>", "showscale": false, "type": "heatmap", "xaxis": "x4", "xgap": 1, "yaxis": "y4", "ygap": 1, "z": [[1, 1, 0, 0, 0, 0, 1], [0, 1, 1, 0, 1, 0, 1], [0, 0, 1, 0, 0, 0, 1], [0, 0, 0, 0, 1, 1, 0], [1, 1, 0, 0, 0, 0, 1], [1, 0, 0, 1, 0, 0, 0], [1, 0, 0, 1, 0, 1, 0]], "zmax": 1.5, "zmin": -0.5}, {"hoverinfo": "skip", "line": {"color": "#64748B", "width": 1.5}, "mode": "lines", "showlegend": false, "type": "scatter", "x": [0.5, 0.5, null, 0.5, 1.5, null, 2.5, 2.5, null, 1.5, 2.5, null, 3.5, 3.5, null, 4.5, 5.5, null, 5.5, 6.5, null, 3.5, 3.5, null, 4.5, 4.5, null, 3.5, 4.5, null, 5.5, 6.5, null, 0.5, 1.5, null, 1.5, 2.5, null, 3.5, 3.5, null, 2.5, 3.5, null, 3.5, 4.5, null, 5.5, 5.5, null, 0.5, 0.5, null, 0.5, 1.5, null, 2.5, 2.5, null, 4.5, 4.5, null, 3.5, 4.5, null, 5.5, 5.5, null, 4.5, 5.5, null, 0.5, 0.5, null, -0.5, 0.5, null, 1.5, 1.5, null, 2.5, 2.5, null, 1.5, 2.5, null, 3.5, 3.5, null, 3.5, 3.5, null, 3.5, 3.5, null], "xaxis": "x4", "y": [-0.5, 0.5, null, 0.5, 0.5, null, -0.5, 0.5, null, 0.5, 0.5, null, -0.5, 0.5, null, 0.5, 0.5, null, 0.5, 0.5, null, 0.5, 1.5, null, 0.5, 1.5, null, 1.5, 1.5, null, 1.5, 1.5, null, 2.5, 2.5, null, 2.5, 2.5, null, 1.5, 2.5, null, 2.5, 2.5, null, 2.5, 2.5, null, 1.5, 2.5, null, 2.5, 3.5, null, 3.5, 3.5, null, 2.5, 3.5, null, 2.5, 3.5, null, 3.5, 3.5, null, 2.5, 3.5, null, 3.5, 3.5, null, 3.5, 4.5, null, 4.5, 4.5, null, 3.5, 4.5, null, 3.5, 4.5, null, 4.5, 4.5, null, 3.5, 4.5, null, 4.5, 5.5, null, 5.5, 6.5, null], "yaxis": "y4"}, {"colorscale": [[0, "#172033"], [0.5, "#172033"], [0.5, "#F8FAFC"], [1, "#F8FAFC"]], "customdata": [[0, 1, 1, 0, 2, 2, 2], [0, 0, 0, 0, 2, 3, 3], [0, 0, 0, 0, 3, 3, 4], [0, 5, 5, 6, 6, 3, 4], [0, 6, 5, 6, 4, 4, 4], [6, 6, 6, 6, 4, 4, 4], [6, 6, 6, 6, 4, 4, 4]], "hovertemplate": "row=%{y}, col=%{x}<br>region=%{customdata}<br>queen=%{z}<extra></extra>", "showscale": false, "type": "heatmap", "xaxis": "x5", "xgap": 1, "yaxis": "y5", "ygap": 1, "z": [[0, 0, 0, 0, 0, 0, 1], [0, 1, 1, 0, 1, 0, 0], [0, 0, 1, 0, 0, 1, 0], [0, 0, 0, 0, 1, 1, 0], [1, 0, 1, 0, 0, 0, 0], [1, 0, 0, 0, 0, 0, 0], [0, 0, 0, 1, 0, 0, 0]], "zmax": 1.5, "zmin": -0.5}, {"hoverinfo": "skip", "line": {"color": "#64748B", "width": 1.5}, "mode": "lines", "showlegend": false, "type": "scatter", "x": [0.5, 0.5, null, 0.5, 1.5, null, 2.5, 2.5, null, 1.5, 2.5, null, 3.5, 3.5, null, 4.5, 5.5, null, 5.5, 6.5, null, 3.5, 3.5, null, 4.5, 4.5, null, 3.5, 4.5, null, 5.5, 6.5, null, 0.5, 1.5, null, 1.5, 2.5, null, 3.5, 3.5, null, 2.5, 3.5, null, 3.5, 4.5, null, 5.5, 5.5, null, 0.5, 0.5, null, 0.5, 1.5, null, 2.5, 2.5, null, 4.5, 4.5, null, 3.5, 4.5, null, 5.5, 5.5, null, 4.5, 5.5, null, 0.5, 0.5, null, -0.5, 0.5, null, 1.5, 1.5, null, 2.5, 2.5, null, 1.5, 2.5, null, 3.5, 3.5, null, 3.5, 3.5, null, 3.5, 3.5, null], "xaxis": "x5", "y": [-0.5, 0.5, null, 0.5, 0.5, null, -0.5, 0.5, null, 0.5, 0.5, null, -0.5, 0.5, null, 0.5, 0.5, null, 0.5, 0.5, null, 0.5, 1.5, null, 0.5, 1.5, null, 1.5, 1.5, null, 1.5, 1.5, null, 2.5, 2.5, null, 2.5, 2.5, null, 1.5, 2.5, null, 2.5, 2.5, null, 2.5, 2.5, null, 1.5, 2.5, null, 2.5, 3.5, null, 3.5, 3.5, null, 2.5, 3.5, null, 2.5, 3.5, null, 3.5, 3.5, null, 2.5, 3.5, null, 3.5, 3.5, null, 3.5, 4.5, null, 4.5, 4.5, null, 3.5, 4.5, null, 3.5, 4.5, null, 4.5, 4.5, null, 3.5, 4.5, null, 4.5, 5.5, null, 5.5, 6.5, null], "yaxis": "y5"}, {"colorscale": [[0, "#172033"], [0.5, "#172033"], [0.5, "#F8FAFC"], [1, "#F8FAFC"]], "customdata": [[0, 1, 1, 0, 2, 2, 2], [0, 0, 0, 0, 2, 3, 3], [0, 0, 0, 0, 3, 3, 4], [0, 5, 5, 6, 6, 3, 4], [0, 6, 5, 6, 4, 4, 4], [6, 6, 6, 6, 4, 4, 4], [6, 6, 6, 6, 4, 4, 4]], "hovertemplate": "row=%{y}, col=%{x}<br>region=%{customdata}<br>queen=%{z}<extra></extra>", "showscale": false, "type": "heatmap", "xaxis": "x6", "xgap": 1, "yaxis": "y6", "ygap": 1, "z": [[0, 1, 0, 0, 0, 0, 1], [0, 0, 0, 0, 1, 0, 0], [0, 1, 0, 0, 0, 0, 0], [0, 0, 0, 0, 0, 1, 0], [0, 0, 1, 0, 0, 0, 0], [1, 0, 0, 0, 0, 0, 0], [0, 0, 0, 1, 0, 0, 0]], "zmax": 1.5, "zmin": -0.5}, {"hoverinfo": "skip", "line": {"color": "#64748B", "width": 1.5}, "mode": "lines", "showlegend": false, "type": "scatter", "x": [0.5, 0.5, null, 0.5, 1.5, null, 2.5, 2.5, null, 1.5, 2.5, null, 3.5, 3.5, null, 4.5, 5.5, null, 5.5, 6.5, null, 3.5, 3.5, null, 4.5, 4.5, null, 3.5, 4.5, null, 5.5, 6.5, null, 0.5, 1.5, null, 1.5, 2.5, null, 3.5, 3.5, null, 2.5, 3.5, null, 3.5, 4.5, null, 5.5, 5.5, null, 0.5, 0.5, null, 0.5, 1.5, null, 2.5, 2.5, null, 4.5, 4.5, null, 3.5, 4.5, null, 5.5, 5.5, null, 4.5, 5.5, null, 0.5, 0.5, null, -0.5, 0.5, null, 1.5, 1.5, null, 2.5, 2.5, null, 1.5, 2.5, null, 3.5, 3.5, null, 3.5, 3.5, null, 3.5, 3.5, null], "xaxis": "x6", "y": [-0.5, 0.5, null, 0.5, 0.5, null, -0.5, 0.5, null, 0.5, 0.5, null, -0.5, 0.5, null, 0.5, 0.5, null, 0.5, 0.5, null, 0.5, 1.5, null, 0.5, 1.5, null, 1.5, 1.5, null, 1.5, 1.5, null, 2.5, 2.5, null, 2.5, 2.5, null, 1.5, 2.5, null, 2.5, 2.5, null, 2.5, 2.5, null, 1.5, 2.5, null, 2.5, 3.5, null, 3.5, 3.5, null, 2.5, 3.5, null, 2.5, 3.5, null, 3.5, 3.5, null, 2.5, 3.5, null, 3.5, 3.5, null, 3.5, 4.5, null, 4.5, 4.5, null, 3.5, 4.5, null, 3.5, 4.5, null, 4.5, 4.5, null, 3.5, 4.5, null, 4.5, 5.5, null, 5.5, 6.5, null], "yaxis": "y6"}, {"colorscale": [[0, "#172033"], [0.5, "#172033"], [0.5, "#F8FAFC"], [1, "#F8FAFC"]], "customdata": [[0, 1, 1, 0, 2, 2, 2], [0, 0, 0, 0, 2, 3, 3], [0, 0, 0, 0, 3, 3, 4], [0, 5, 5, 6, 6, 3, 4], [0, 6, 5, 6, 4, 4, 4], [6, 6, 6, 6, 4, 4, 4], [6, 6, 6, 6, 4, 4, 4]], "hovertemplate": "row=%{y}, col=%{x}<br>region=%{customdata}<br>queen=%{z}<extra></extra>", "showscale": false, "type": "heatmap", "xaxis": "x7", "xgap": 1, "yaxis": "y7", "ygap": 1, "z": [[0, 0, 0, 0, 0, 0, 1], [0, 0, 0, 0, 1, 0, 0], [0, 1, 0, 0, 0, 0, 0], [0, 0, 0, 0, 0, 1, 0], [0, 0, 1, 0, 0, 0, 0], [1, 0, 0, 0, 0, 0, 0], [0, 0, 0, 1, 0, 0, 0]], "zmax": 1.5, "zmin": -0.5}, {"hoverinfo": "skip", "line": {"color": "#64748B", "width": 1.5}, "mode": "lines", "showlegend": false, "type": "scatter", "x": [0.5, 0.5, null, 0.5, 1.5, null, 2.5, 2.5, null, 1.5, 2.5, null, 3.5, 3.5, null, 4.5, 5.5, null, 5.5, 6.5, null, 3.5, 3.5, null, 4.5, 4.5, null, 3.5, 4.5, null, 5.5, 6.5, null, 0.5, 1.5, null, 1.5, 2.5, null, 3.5, 3.5, null, 2.5, 3.5, null, 3.5, 4.5, null, 5.5, 5.5, null, 0.5, 0.5, null, 0.5, 1.5, null, 2.5, 2.5, null, 4.5, 4.5, null, 3.5, 4.5, null, 5.5, 5.5, null, 4.5, 5.5, null, 0.5, 0.5, null, -0.5, 0.5, null, 1.5, 1.5, null, 2.5, 2.5, null, 1.5, 2.5, null, 3.5, 3.5, null, 3.5, 3.5, null, 3.5, 3.5, null], "xaxis": "x7", "y": [-0.5, 0.5, null, 0.5, 0.5, null, -0.5, 0.5, null, 0.5, 0.5, null, -0.5, 0.5, null, 0.5, 0.5, null, 0.5, 0.5, null, 0.5, 1.5, null, 0.5, 1.5, null, 1.5, 1.5, null, 1.5, 1.5, null, 2.5, 2.5, null, 2.5, 2.5, null, 1.5, 2.5, null, 2.5, 2.5, null, 2.5, 2.5, null, 1.5, 2.5, null, 2.5, 3.5, null, 3.5, 3.5, null, 2.5, 3.5, null, 2.5, 3.5, null, 3.5, 3.5, null, 2.5, 3.5, null, 3.5, 3.5, null, 3.5, 4.5, null, 4.5, 4.5, null, 3.5, 4.5, null, 3.5, 4.5, null, 4.5, 4.5, null, 3.5, 4.5, null, 4.5, 5.5, null, 5.5, 6.5, null], "yaxis": "y7"}, {"hoverinfo": "skip", "mode": "text", "showlegend": false, "text": ["♛", "♛", "♛", "♛", "♛", "♛", "♛"], "textfont": {"color": "#172033", "size": 25}, "type": "scatter", "x": [6, 4, 1, 5, 2, 0, 3], "xaxis": "x7", "y": [0, 1, 2, 3, 4, 5, 6], "yaxis": "y7"}, {"colorscale": [[0, "#172033"], [0.5, "#172033"], [0.5, "#F8FAFC"], [1, "#F8FAFC"]], "customdata": [[0, 1, 1, 0, 2, 2, 2], [0, 0, 0, 0, 2, 3, 3], [0, 0, 0, 0, 3, 3, 4], [0, 5, 5, 6, 6, 3, 4], [0, 6, 5, 6, 4, 4, 4], [6, 6, 6, 6, 4, 4, 4], [6, 6, 6, 6, 4, 4, 4]], "hovertemplate": "row=%{y}, col=%{x}<br>region=%{customdata}<br>queen=%{z}<extra></extra>", "showscale": false, "type": "heatmap", "xaxis": "x8", "xgap": 1, "yaxis": "y8", "ygap": 1, "z": [[0, 1, 0, 0, 0, 0, 0], [0, 0, 0, 0, 1, 0, 0], [1, 0, 0, 0, 0, 0, 0], [0, 0, 0, 0, 0, 1, 0], [0, 0, 1, 0, 0, 0, 0], [0, 0, 0, 0, 0, 0, 1], [0, 0, 0, 1, 0, 0, 0]], "zmax": 1.5, "zmin": -0.5}, {"hoverinfo": "skip", "line": {"color": "#64748B", "width": 1.5}, "mode": "lines", "showlegend": false, "type": "scatter", "x": [0.5, 0.5, null, 0.5, 1.5, null, 2.5, 2.5, null, 1.5, 2.5, null, 3.5, 3.5, null, 4.5, 5.5, null, 5.5, 6.5, null, 3.5, 3.5, null, 4.5, 4.5, null, 3.5, 4.5, null, 5.5, 6.5, null, 0.5, 1.5, null, 1.5, 2.5, null, 3.5, 3.5, null, 2.5, 3.5, null, 3.5, 4.5, null, 5.5, 5.5, null, 0.5, 0.5, null, 0.5, 1.5, null, 2.5, 2.5, null, 4.5, 4.5, null, 3.5, 4.5, null, 5.5, 5.5, null, 4.5, 5.5, null, 0.5, 0.5, null, -0.5, 0.5, null, 1.5, 1.5, null, 2.5, 2.5, null, 1.5, 2.5, null, 3.5, 3.5, null, 3.5, 3.5, null, 3.5, 3.5, null], "xaxis": "x8", "y": [-0.5, 0.5, null, 0.5, 0.5, null, -0.5, 0.5, null, 0.5, 0.5, null, -0.5, 0.5, null, 0.5, 0.5, null, 0.5, 0.5, null, 0.5, 1.5, null, 0.5, 1.5, null, 1.5, 1.5, null, 1.5, 1.5, null, 2.5, 2.5, null, 2.5, 2.5, null, 1.5, 2.5, null, 2.5, 2.5, null, 2.5, 2.5, null, 1.5, 2.5, null, 2.5, 3.5, null, 3.5, 3.5, null, 2.5, 3.5, null, 2.5, 3.5, null, 3.5, 3.5, null, 2.5, 3.5, null, 3.5, 3.5, null, 3.5, 4.5, null, 4.5, 4.5, null, 3.5, 4.5, null, 3.5, 4.5, null, 4.5, 4.5, null, 3.5, 4.5, null, 4.5, 5.5, null, 5.5, 6.5, null], "yaxis": "y8"}, {"hoverinfo": "skip", "mode": "text", "showlegend": false, "text": ["♛", "♛", "♛", "♛", "♛", "♛", "♛"], "textfont": {"color": "#172033", "size": 25}, "type": "scatter", "x": [1, 4, 0, 5, 2, 6, 3], "xaxis": "x8", "y": [0, 1, 2, 3, 4, 5, 6], "yaxis": "y8"}], "layout": {"annotations": [{"font": {"size": 14}, "showarrow": false, "text": "Fixed coloring", "x": 0.05462, "xanchor": "center", "xref": "paper", "y": 1, "yanchor": "bottom", "yref": "paper"}, {"font": {"size": 14}, "showarrow": false, "text": "t = 100", "x": 0.1819, "xanchor": "center", "xref": "paper", "y": 1, "yanchor": "bottom", "yref": "paper"}, {"font": {"size": 14}, "showarrow": false, "text": "t = 80", "x": 0.3091, "xanchor": "center", "xref": "paper", "y": 1, "yanchor": "bottom", "yref": "paper"}, {"font": {"size": 14}, "showarrow": false, "text": "t = 60", "x": 0.4364, "xanchor": "center", "xref": "paper", "y": 1, "yanchor": "bottom", "yref": "paper"}, {"font": {"size": 14}, "showarrow": false, "text": "t = 40", "x": 0.5636, "xanchor": "center", "xref": "paper", "y": 1, "yanchor": "bottom", "yref": "paper"}, {"font": {"size": 14}, "showarrow": false, "text": "t = 20", "x": 0.6909, "xanchor": "center", "xref": "paper", "y": 1, "yanchor": "bottom", "yref": "paper"}, {"font": {"size": 14}, "showarrow": false, "text": "t = 0", "x": 0.8181, "xanchor": "center", "xref": "paper", "y": 1, "yanchor": "bottom", "yref": "paper"}, {"font": {"size": 14}, "showarrow": false, "text": "Supplied mask", "x": 0.9454, "xanchor": "center", "xref": "paper", "y": 1, "yanchor": "bottom", "yref": "paper"}], "autosize": true, "font": {"family": "Arial, sans-serif", "size": 15}, "height": 315, "margin": {"b": 20, "l": 10, "r": 10, "t": 85}, "showlegend": false, "title": {"font": {"size": 22}, "text": "D3PM · Synthetic · test puzzle 1045 · attempt 2 · UNSOLVED", "x": 0}, "xaxis": {"anchor": "y", "constrain": "domain", "domain": [0, 0.1092], "fixedrange": true, "range": [-0.5, 6.5], "showgrid": false, "showticklabels": false, "zeroline": false}, "xaxis2": {"anchor": "y2", "constrain": "domain", "domain": [0.1273, 0.2365], "fixedrange": true, "range": [-0.5, 6.5], "showgrid": false, "showticklabels": false, "zeroline": false}, "xaxis3": {"anchor": "y3", "constrain": "domain", "domain": [0.2545, 0.3638], "fixedrange": true, "range": [-0.5, 6.5], "showgrid": false, "showticklabels": false, "zeroline": false}, "xaxis4": {"anchor": "y4", "constrain": "domain", "domain": [0.3817, 0.491], "fixedrange": true, "range": [-0.5, 6.5], "showgrid": false, "showticklabels": false, "zeroline": false}, "xaxis5": {"anchor": "y5", "constrain": "domain", "domain": [0.509, 0.6182], "fixedrange": true, "range": [-0.5, 6.5], "showgrid": false, "showticklabels": false, "zeroline": false}, "xaxis6": {"anchor": "y6", "constrain": "domain", "domain": [0.6362, 0.7455], "fixedrange": true, "range": [-0.5, 6.5], "showgrid": false, "showticklabels": false, "zeroline": false}, "xaxis7": {"anchor": "y7", "constrain": "domain", "domain": [0.7635, 0.8727], "fixedrange": true, "range": [-0.5, 6.5], "showgrid": false, "showticklabels": false, "zeroline": false}, "xaxis8": {"anchor": "y8", "constrain": "domain", "domain": [0.8908, 1], "fixedrange": true, "range": [-0.5, 6.5], "showgrid": false, "showticklabels": false, "zeroline": false}, "yaxis": {"anchor": "x", "constrain": "domain", "domain": [0, 1], "fixedrange": true, "range": [6.5, -0.5], "scaleanchor": "x", "scaleratio": 1, "showgrid": false, "showticklabels": false, "zeroline": false}, "yaxis2": {"anchor": "x2", "constrain": "domain", "domain": [0, 1], "fixedrange": true, "range": [6.5, -0.5], "scaleanchor": "x2", "scaleratio": 1, "showgrid": false, "showticklabels": false, "zeroline": false}, "yaxis3": {"anchor": "x3", "constrain": "domain", "domain": [0, 1], "fixedrange": true, "range": [6.5, -0.5], "scaleanchor": "x3", "scaleratio": 1, "showgrid": false, "showticklabels": false, "zeroline": false}, "yaxis4": {"anchor": "x4", "constrain": "domain", "domain": [0, 1], "fixedrange": true, "range": [6.5, -0.5], "scaleanchor": "x4", "scaleratio": 1, "showgrid": false, "showticklabels": false, "zeroline": false}, "yaxis5": {"anchor": "x5", "constrain": "domain", "domain": [0, 1], "fixedrange": true, "range": [6.5, -0.5], "scaleanchor": "x5", "scaleratio": 1, "showgrid": false, "showticklabels": false, "zeroline": false}, "yaxis6": {"anchor": "x6", "constrain": "domain", "domain": [0, 1], "fixedrange": true, "range": [6.5, -0.5], "scaleanchor": "x6", "scaleratio": 1, "showgrid": false, "showticklabels": false, "zeroline": false}, "yaxis7": {"anchor": "x7", "constrain": "domain", "domain": [0, 1], "fixedrange": true, "range": [6.5, -0.5], "scaleanchor": "x7", "scaleratio": 1, "showgrid": false, "showticklabels": false, "zeroline": false}, "yaxis8": {"anchor": "x8", "constrain": "domain", "domain": [0, 1], "fixedrange": true, "range": [6.5, -0.5], "scaleanchor": "x8", "scaleratio": 1, "showgrid": false, "showticklabels": false, "zeroline": false}}}
